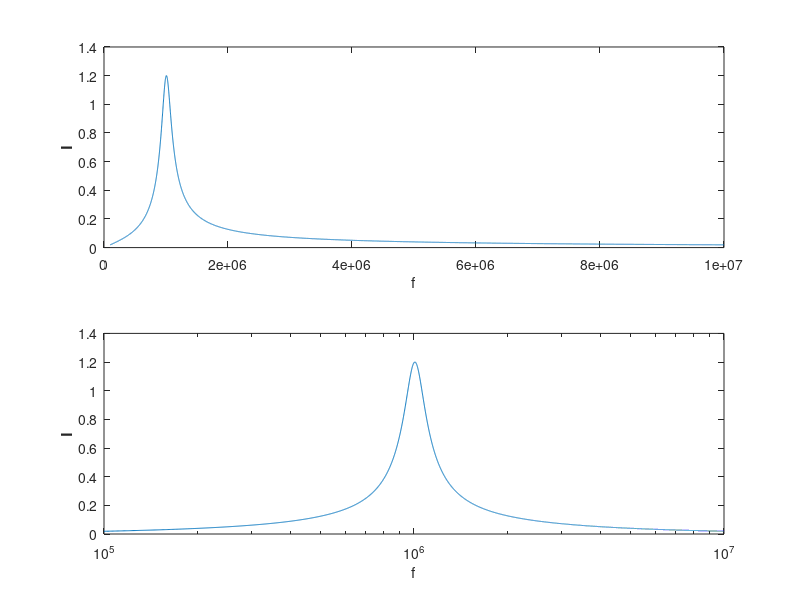

This chart was generated by the following MATLAB code:
f=100*10^(3):10^(3):10*10^(6);
Current=120./(100+2*pi*0.1*10^(-3).*f*i-(i./(2*pi*0.25*10^(-9).*f)));
subplot(2,1,1);
plot(f,abs(Current))
xlabel('f');
ylabel('\bfI');
subplot(2,1,2);
semilogx(f,abs(Current));
xlabel('f');
ylabel('\bfI');

